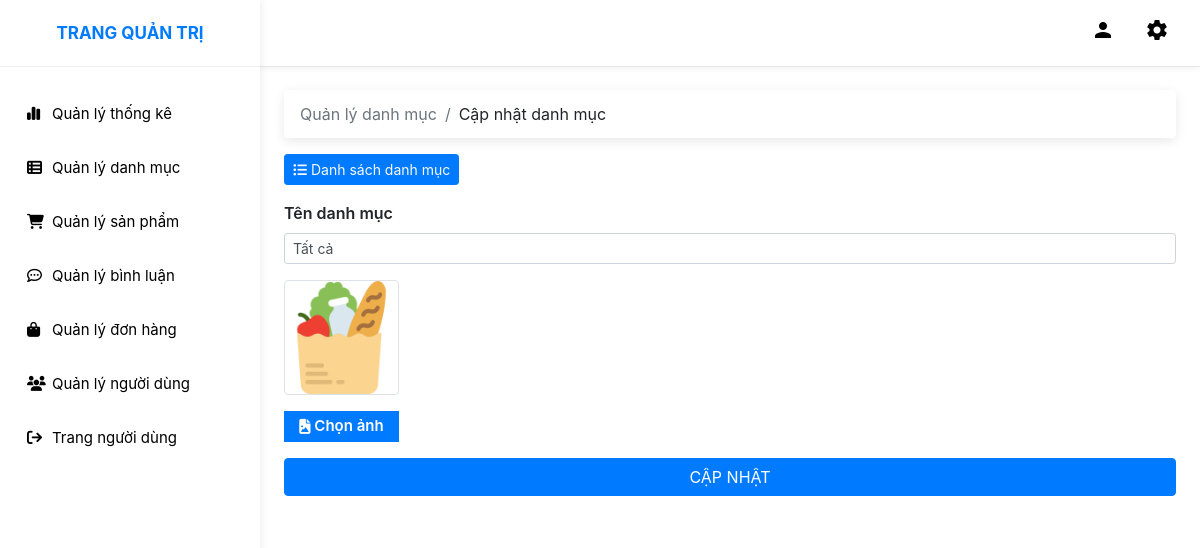
Page /admin/index.php?act=category-detail&id=1 on the committed database.
### tables this page shows
CREATE TABLE `danhmuc` (
  `id` int(11) NOT NULL,
  `name` varchar(255) NOT NULL,
  `image` varchar(500) DEFAULT NULL,
  `created_at` datetime NOT NULL,
  `updated_at` datetime NOT NULL
);

### model/pdo.php (called while the page is built, shortened)
<?php
function pdo_get_connection(){
    $dburl = "mysql:host=localhost;dbname=duan1;charset=utf8";
    $username = 'root';
    $password = '';
    $conn = new PDO($dburl, $username, $password);
    $conn->setAttribute(PDO::ATTR_ERRMODE, PDO::ERRMODE_EXCEPTION);
    return $conn;
}
function pdo_query_one($sql){
    $sql_args = array_slice(func_get_args(), 1);
    try{
        $conn = pdo_get_connection();
        $stmt = $conn->prepare($sql);
        $stmt->execute($sql_args);
        $row = $stmt->fetch(PDO::FETCH_ASSOC);
        return $row;
    }
    catch(PDOException $e){
        throw $e;
    }
    finally{
        unset($conn);
    }
}

### model/loai.php (called while the page is built, shortened)
<?php
require_once 'pdo.php';
function loadone_danhmuc($id)
{
    $sql = "SELECT * FROM danhmuc where id=" . $id;
    $dm = pdo_query_one($sql);
    return $dm;
}

### admin/category/update.php (the view, shortened to what this page needs)
<?php
if (is_array($category)) {
    extract($category);
}
$pathImage = isset($image) ? "../upload/{$image}" : "https://res.cloudinary.com/do9rcgv5s/image/upload/v1695895241/cooky%20market%20-%20PHP/itcq4ouly2zgyzxqwmeh.jpg";
?>
<div class="p-4">
    <nav aria-label="breadcrumb">
        <ol class="breadcrumb">
            <li class="breadcrumb-item active" aria-current="page">Quản lý danh mục</li>
            <li class="breadcrumb-item" aria-current="page">Cập nhật danh mục</li>
        </ol>
    </nav>
    <a class="text-light text-decoration-none btn btn-primary btn-sm mb-3" href="index.php?act=category">
        <i class="fa-solid fa-list-ul"></i> Danh sách danh mục
    </a>
    <form action="index.php?act=category-update" method="POST" enctype="multipart/form-data">
        <div class="form-group">
            <label for="categoryName">Tên danh mục</label>
            <input type="text" name="categoryName" id="categoryName" class="form-control form-control-sm" value="<?= isset($name) && !empty($name) ? $name : '' ?>">
        </div>
        <div class="form-group">
            <img class='border rounded' id="preview-image" src="<?= $pathImage ?>" alt="<?= $name ?>" height='115' width='115' style='object-fit: cover'>
            <label for="image" class="form-label label-for-file mt-3">
                <i class="fa-solid fa-file-image"></i>&nbsp;Chọn ảnh
            </label>
        </div>
        <input type="submit" class="btn btn-primary btn-block" name="submit" value="CẬP NHẬT" />
    </form>
</div>

### assets/css/admin.css (style rules this page uses)
body, html { line-height: 1.8; font-family: "Roboto", sans-serif; color: #ffffff; text-rendering: optimizeLegibility !important; -webkit-font-smoothing: antialiased !important; font-weight: 400; margin: 0px; padding: 0px; }
a { color: #333; font-weight: 400; }
ul, ol { padding: 0; margin: 0px; list-style: none; }
a, a:hover, a:focus { color: #333; text-decoration: none; transition: all 0.3s; }
.breadcrumb { box-shadow: rgba(0, 0, 0, 0.09) 0px 3px 12px; margin-bottom: 30px; background-color: #ffffff !important; }
label { font-weight: 600; }
.label-for-file { color: #fff; height: 31px; width: 115px; background-color: #007bff; margin: 0; font-size: 15px; display: flex; justify-content: center; align-items: center; }

### rows in the picture
danhmuc: categoryName "Tất cả", image (picture)
